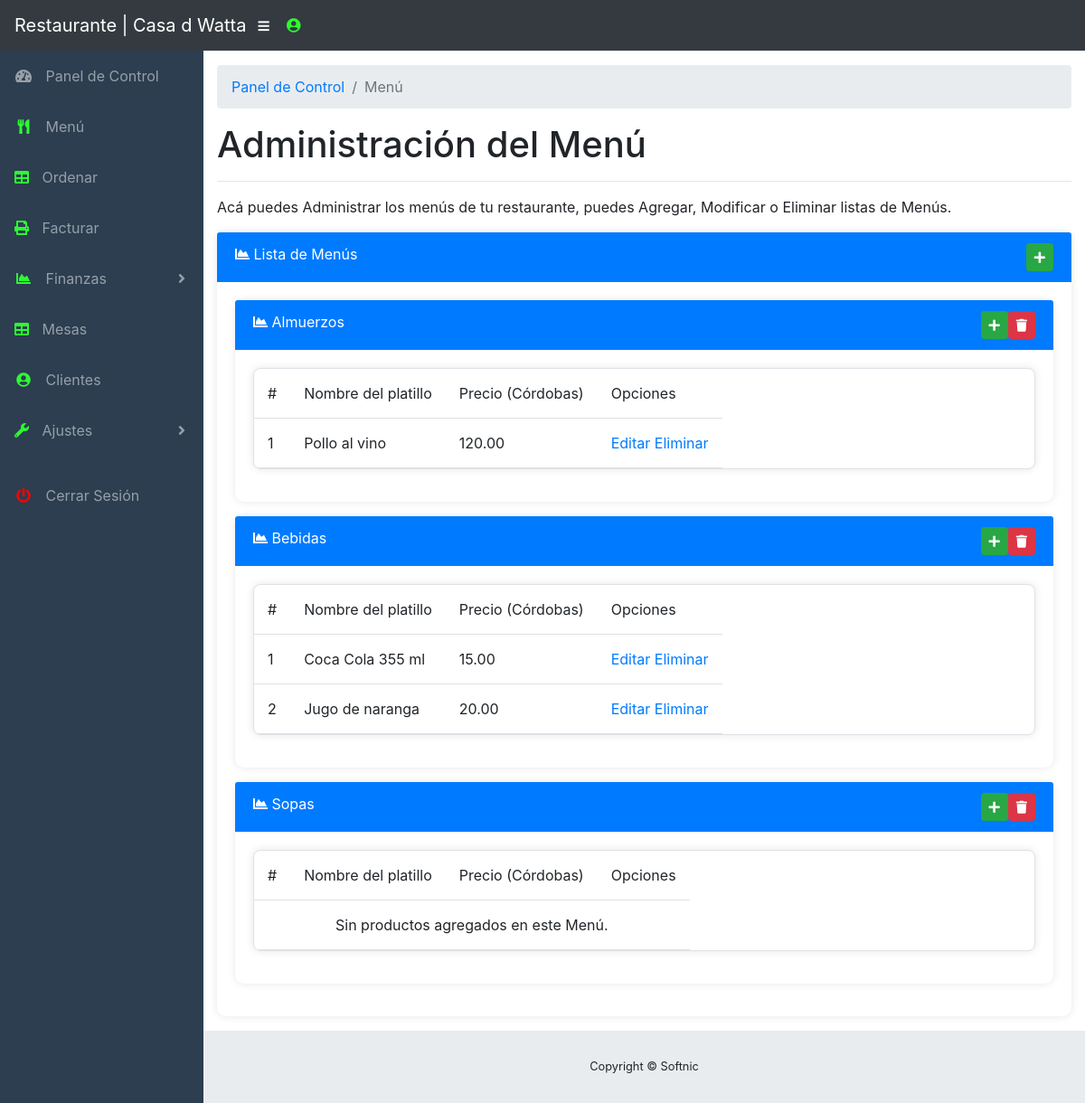
The page /admin/menu.php (signed in) on the database its author committed.
### tables this page shows
CREATE TABLE IF NOT EXISTS `tbl_menu` (
  `menuID` int(11) NOT NULL AUTO_INCREMENT,
  `menuName` varchar(25) NOT NULL,
  `menu_imagen` varchar(600) DEFAULT NULL,
  PRIMARY KEY (`menuID`)
);

CREATE TABLE IF NOT EXISTS `tbl_menuitem` (
  `itemID` int(11) NOT NULL AUTO_INCREMENT,
  `menuID` int(11) NOT NULL,
  `menuItemName` text NOT NULL,
  `cantidad_disponible` double DEFAULT NULL,
  `price` decimal(15,2) NOT NULL,
  `menuitem_imagen` varchar(600) DEFAULT NULL,
  PRIMARY KEY (`itemID`),
  KEY `menuID` (`menuID`)
);

### admin/menu.php (the view, shortened to what this page needs)
<?php
	include("../functions.php");
?>
<!DOCTYPE html>
<html lang="en">
  <head>
    <link href="vendor/bootstrap/css/bootstrap.min.css" rel="stylesheet">
    <link href="vendor/fontawesome-free/css/all.min.css" rel="stylesheet" type="text/css">
    <link href="vendor/datatables/dataTables.bootstrap4.css" rel="stylesheet">
    <link href="css/sb-admin.css" rel="stylesheet">
		<link href="../css/stylesmac.css" rel="stylesheet">
  </head>
  <body id="page-top">
  <?php
  include_once('../include/navbar.php');?>
    <div id="wrapper">
	  <?php
include_once('../include/sidebar.php');
?>
          <ol class="breadcrumb">
            <li class="breadcrumb-item">
              <a href="index.php">Panel de Control</a>
            </li>
            <li class="breadcrumb-item active">Menú</li>
          </ol>
          <h1>Administración del Menú</h1>
          <hr>
          <p>Acá puedes Administrar los menús de tu restaurante, puedes Agregar, Modificar o Eliminar listas de Menús.</p>
          <div class="card mb-3 border-primary">
            <div class="card-header">
              <i class="fas fa-chart-area"></i>
              Lista de Menús
              <button class="btn btn-success btn-sm float-right" data-toggle="modal" data-target="#addMenuModal"><i class='fas fa-regular fa-plus' style=''></i></button>
          </div>
            <div class="card-body">
            	<?php
					$menuQuery = "SELECT * FROM tbl_menu";
					if ($menuResult = $sqlconnection->query($menuQuery)) {
						while($menuRow = $menuResult->fetch_array(MYSQLI_ASSOC)) {?>
							<div class="card mb-3 border-primary">
					            <div class="card-header">
					              <i class="fas fa-chart-area"></i>
					              <?php echo $menuRow["menuName"]; ?>
  					              <button class="btn btn-danger btn-sm float-right" data-toggle="modal" data-target="#deleteModal" data-category="<?php echo $menuRow["menuName"];?>" data-menuid="<?php echo $menuRow["menuID"];?>"><i class='fas fa-regular fa-trash' style=''></i></button>
  					              <button class="btn btn-success btn-sm float-right" data-toggle="modal" data-target="#addItemModal" data-category="<?php echo $menuRow["menuName"];?>" data-menuid="<?php echo $menuRow["menuID"];?>"><i class='fas fa-regular fa-plus' style=''></i></button>
					          	</div>
					            <div class="card-body">
                			<table  id="dataTable" class="table table-responsive table-bordered" width="100%" cellspacing="0">
								<tr>
									<td>#</td>
									<td>Nombre del platillo</td>
									<td>Precio (Córdobas)</td>
									<td>Opciones</td>
								</tr>
							<?php
								$menuItemQuery = "SELECT * FROM tbl_menuitem WHERE menuID = " . $menuRow["menuID"];
								if ($menuItemResult = $sqlconnection->query($menuItemQuery)) {
									if ($menuItemResult->num_rows == 0) {
											echo "<td colspan='4' class='text-center'>Sin productos agregados en este Menú.</td>";
										}
									$itemno = 1;
									while($menuItemRow = $menuItemResult->fetch_array(MYSQLI_ASSOC)) {	?>
										<tr>
											<td><?php echo $itemno++; ?></td>
			        						<td><?php echo $menuItemRow["menuItemName"] ?></td>
			        						<td><?php echo $menuItemRow["price"] ?></td>
			        						<td>
			        							<a href="#editItemModal" data-toggle="modal" data-itemname="<?php echo $menuItemRow["menuItemName"] ?>" data-itemprice="<?php echo $menuItemRow["price"] ?>" data-menuid="<?php echo $menuRow["menuID"] ?>" data-itemid="<?php echo $menuItemRow["itemID"] ?>">Editar </a>
			        							<a href="deleteitem.php?itemID=<?php echo $menuItemRow["itemID"] ?>&menuID=<?php echo $menuRow["menuID"] ?>"> Eliminar</a></td>
										</tr>
									<?php
									}
								}
								else {
									die("Algo malo paso");
								}
							?>
							</table>
							</div>
					    </div>
						<?php
						}
					}
					else {
						die("Algo malo paso");
					}
				 ?>
            </div>
          </div>
        </div>
		<?php  include_once('../include/footer.php');?>
      </div>
    </div>
  </body>
</html>

### admin/css/sb-admin.css (style rules this page uses)
html { position: relative; min-height: 100%; }
body { height: 100%; }
#wrapper { display: -webkit-box; display: -ms-flexbox; display: flex; }
:root { --input-padding-x: 0.75rem; --input-padding-y: 0.75rem; }

### css/stylesmac.css (style rules this page uses)
.card { border: 0; border-radius: 10px; box-shadow: 0 0 10px rgba(0, 0, 0, 0.1); }
.card-header { background-color: #007bff; color: #fff; border-bottom: 0; }
.table { background-color: #fff; border-radius: 8px; box-shadow: 0 0 10px rgba(0, 0, 0, 0.1); }
.table th, .table td { border: none; padding: 15px; }
.table tr { border-bottom: 1px solid #e0e0e0; }

### rows shown on the page
tbl_menu: menuName "Almuerzos"
tbl_menuitem: menuItemName "Pollo al vino", price "120.00"
tbl_menu: menuName "Bebidas"
tbl_menuitem: menuItemName "Coca Cola 355 ml", price "15.00"
tbl_menuitem: menuItemName "Jugo de naranga", price "20.00"
tbl_menu: menuName "Sopas", shows "Sin productos agregados en este Menú."
